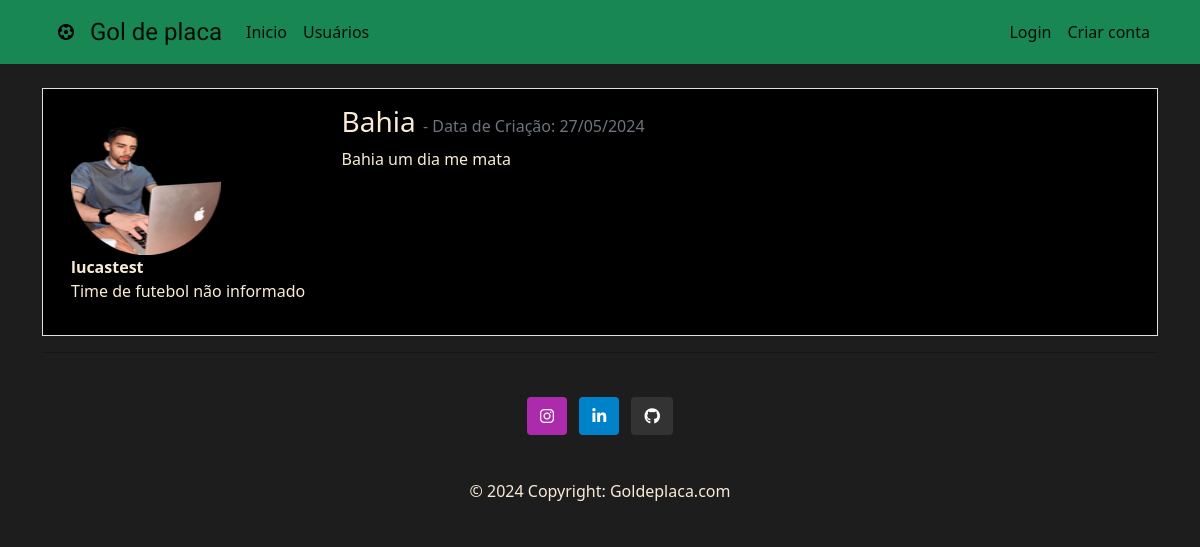
Screenshot of /post/2 with the database file from the repository.
### comunidade/models.py (models this page shows, shortened)
class Usuario(database.Model, UserMixin):
    __tablename__ = 'usuarios'
    id = database.Column(database.Integer, primary_key=True)
    username = database.Column(database.String(100), nullable=False)
    email = database.Column(database.String(100), nullable=False, unique=True)
    senha = database.Column(database.String(100), nullable=False)
    foto_perfil = database.Column(database.String(100), default='default.jpg')
    posts = database.relationship('Post', backref='autor', lazy=True)
    time_futebol = database.Column(database.String(100), nullable=True, default='Não informou')

class Post(database.Model):
    __tablename__ = 'posts'
    id = database.Column(database.Integer, primary_key=True)
    titulo = database.Column(database.String(100), nullable=False)
    corpo = database.Column(database.Text, nullable=False)
    data_publicacao = database.Column(database.DateTime, nullable=False, default=datetime.now())
    id_usuario = database.Column(database.Integer, database.ForeignKey('usuarios.id'), nullable=False)

### comunidade/routes.py (the view)
@app.route('/post/<int:id>', methods=['GET', 'POST'])
def exibir_post(id):
    post = Post.query.get_or_404(id)
    usuario = current_user
    if current_user == post.autor:
        form = formCriarPost()
        if request.method == 'GET':
            form.titulo.data = post.titulo
            form.corpo.data = post.corpo
        elif form.validate_on_submit():
            post.titulo = form.titulo.data
            post.corpo = form.corpo.data
            database.session.commit()
            flash(f'Post editado com sucesso: {form.titulo.data}', 'success')
            return redirect(url_for('home', id=post.id))
    else:
        form = None
    return render_template('post.html', post=post, usuario=usuario, form=form)

### comunidade/templates/post.html (shortened to what this page needs)
{%  extends "base.html" %}
{% block body %}
    <div class="container mt-3">
        <div class="row border mt-4 p-3 meupost">
            <div class="col col-3">
                <div class="image pe-2">
                    <img src="{{ url_for('static', filename='foto_perfil/' + post.autor.foto_perfil) }}" class="rounded" width="150" >
                    </div>
                <strong style="color: antiquewhite;">{{ post.autor.username   }}</strong>
                {% if usuario.time_futebol %}
                    <p style="color: antiquewhite;">{{ usuario.time_futebol | capitalize }}</p>
                {% else %}
                    <p style="color: antiquewhite;">Time de futebol não informado</p>
                {% endif %}
            </div>
            <div class="col col-9">
                <h3 style="color: antiquewhite;">{{ post.titulo }}
                    <small class="text-muted" style="color: antiquewhite;">- Data de Criação: {{post.data_publicacao.strftime('%d/%m/%Y') }}
                    </small>
                </h3>
                <p style="color: antiquewhite;"> {{ post.corpo }}</p>
            </div>
        </div>
    </div>
{% endblock %}

### comunidade/static/main.css (style rules this page uses)
body { background-color: #000000e2; color: #000000; }
.image { position: relative; }
.image img { display: block; max-width: 100%; height: auto; max-height: 150px; }
.meupost { background: #000000 !important; }
.text-muted { color: #060606; font-size: 1rem; }

### rows the page displays
Usuario: foto_perfil (picture), autor.username "lucastest"
Post: titulo "Bahia", data_publicacao "27/05/2024", corpo "Bahia um dia me mata"
